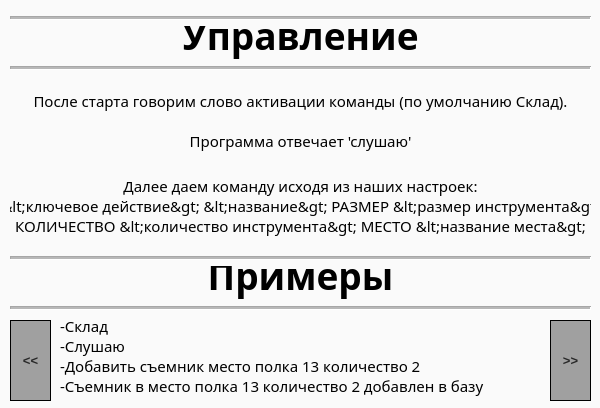
<?xml version="1.0" encoding="UTF-8"?>
<ui version="4.0">
 <class>InstructionWindow</class>
 <widget class="QWidget" name="InstructionWindow">
  <property name="geometry">
   <rect>
    <x>0</x>
    <y>0</y>
    <width>600</width>
    <height>408</height>
   </rect>
  </property>
  <property name="windowTitle">
   <string>Instruction</string>
  </property>
  <property name="styleSheet">
   <string notr="true">background-color:rgb(250, 250, 250);

</string>
  </property>
  <widget class="QLabel" name="label">
   <property name="geometry">
    <rect>
     <x>10</x>
     <y>10</y>
     <width>581</width>
     <height>51</height>
    </rect>
   </property>
   <property name="font">
    <font>
     <family>Sitka Text</family>
     <pointsize>28</pointsize>
     <weight>75</weight>
     <bold>true</bold>
    </font>
   </property>
   <property name="text">
    <string>Управление</string>
   </property>
   <property name="alignment">
    <set>Qt::AlignCenter</set>
   </property>
  </widget>
  <widget class="QLabel" name="label_2">
   <property name="geometry">
    <rect>
     <x>10</x>
     <y>60</y>
     <width>581</width>
     <height>121</height>
    </rect>
   </property>
   <property name="font">
    <font>
     <family>Sitka Text</family>
     <pointsize>11</pointsize>
     <weight>50</weight>
     <bold>false</bold>
    </font>
   </property>
   <property name="text">
    <string>После старта говорим слово активации команды (по умолчанию Склад).

Программа отвечает 'слушаю'</string>
   </property>
   <property name="alignment">
    <set>Qt::AlignCenter</set>
   </property>
  </widget>
  <widget class="QLabel" name="label_3">
   <property name="geometry">
    <rect>
     <x>10</x>
     <y>170</y>
     <width>581</width>
     <height>71</height>
    </rect>
   </property>
   <property name="font">
    <font>
     <family>Sitka Text</family>
     <pointsize>11</pointsize>
     <weight>50</weight>
     <bold>false</bold>
    </font>
   </property>
   <property name="layoutDirection">
    <enum>Qt::LeftToRight</enum>
   </property>
   <property name="text">
    <string>Далее даем команду исходя из наших настроек:
&lt;ключевое действие&gt; &lt;название&gt; РАЗМЕР &lt;размер инструмента&gt;
КОЛИЧЕСТВО &lt;количество инструмента&gt; МЕСТО &lt;название места&gt;</string>
   </property>
   <property name="alignment">
    <set>Qt::AlignCenter</set>
   </property>
  </widget>
  <widget class="QLabel" name="label_4">
   <property name="geometry">
    <rect>
     <x>10</x>
     <y>250</y>
     <width>581</width>
     <height>51</height>
    </rect>
   </property>
   <property name="font">
    <font>
     <family>Sitka Text</family>
     <pointsize>28</pointsize>
     <weight>75</weight>
     <bold>true</bold>
    </font>
   </property>
   <property name="text">
    <string>Примеры</string>
   </property>
   <property name="alignment">
    <set>Qt::AlignCenter</set>
   </property>
  </widget>
  <widget class="QLabel" name="label_5">
   <property name="geometry">
    <rect>
     <x>60</x>
     <y>310</y>
     <width>481</width>
     <height>91</height>
    </rect>
   </property>
   <property name="font">
    <font>
     <family>Sitka Text</family>
     <pointsize>11</pointsize>
    </font>
   </property>
   <property name="text">
    <string>-Склад
-Слушаю
-Добавить съемник место полка 13 количество 2
-Съемник в место полка 13 количество 2 добавлен в базу</string>
   </property>
  </widget>
  <widget class="QPushButton" name="pushButton_prev">
   <property name="geometry">
    <rect>
     <x>10</x>
     <y>320</y>
     <width>41</width>
     <height>81</height>
    </rect>
   </property>
   <property name="font">
    <font>
     <pointsize>10</pointsize>
     <weight>75</weight>
     <bold>true</bold>
    </font>
   </property>
   <property name="styleSheet">
    <string notr="true">background-color: rgb(160,160,160);
color:rgb(40,40,40);
border: 1px solid rgb(0,0,0);
</string>
   </property>
   <property name="text">
    <string>&lt;&lt;</string>
   </property>
  </widget>
  <widget class="QPushButton" name="pushButton_next">
   <property name="geometry">
    <rect>
     <x>550</x>
     <y>320</y>
     <width>41</width>
     <height>81</height>
    </rect>
   </property>
   <property name="font">
    <font>
     <pointsize>10</pointsize>
     <weight>75</weight>
     <bold>true</bold>
    </font>
   </property>
   <property name="styleSheet">
    <string notr="true">background-color: rgb(160,160,160);
color:rgb(40,40,40);
border: 1px solid rgb(0,0,0);</string>
   </property>
   <property name="text">
    <string>&gt;&gt;</string>
   </property>
  </widget>
  <widget class="Line" name="line">
   <property name="geometry">
    <rect>
     <x>10</x>
     <y>10</y>
     <width>581</width>
     <height>16</height>
    </rect>
   </property>
   <property name="midLineWidth">
    <number>2</number>
   </property>
   <property name="orientation">
    <enum>Qt::Horizontal</enum>
   </property>
  </widget>
  <widget class="Line" name="line_2">
   <property name="geometry">
    <rect>
     <x>10</x>
     <y>60</y>
     <width>581</width>
     <height>16</height>
    </rect>
   </property>
   <property name="styleSheet">
    <string notr="true">color: rgb(190,190,190);</string>
   </property>
   <property name="midLineWidth">
    <number>2</number>
   </property>
   <property name="orientation">
    <enum>Qt::Horizontal</enum>
   </property>
  </widget>
  <widget class="Line" name="line_3">
   <property name="geometry">
    <rect>
     <x>10</x>
     <y>250</y>
     <width>581</width>
     <height>16</height>
    </rect>
   </property>
   <property name="midLineWidth">
    <number>2</number>
   </property>
   <property name="orientation">
    <enum>Qt::Horizontal</enum>
   </property>
  </widget>
  <widget class="Line" name="line_4">
   <property name="geometry">
    <rect>
     <x>10</x>
     <y>300</y>
     <width>581</width>
     <height>16</height>
    </rect>
   </property>
   <property name="frameShadow">
    <enum>QFrame::Sunken</enum>
   </property>
   <property name="midLineWidth">
    <number>2</number>
   </property>
   <property name="orientation">
    <enum>Qt::Horizontal</enum>
   </property>
  </widget>
 </widget>
 <resources/>
 <connections/>
</ui>
